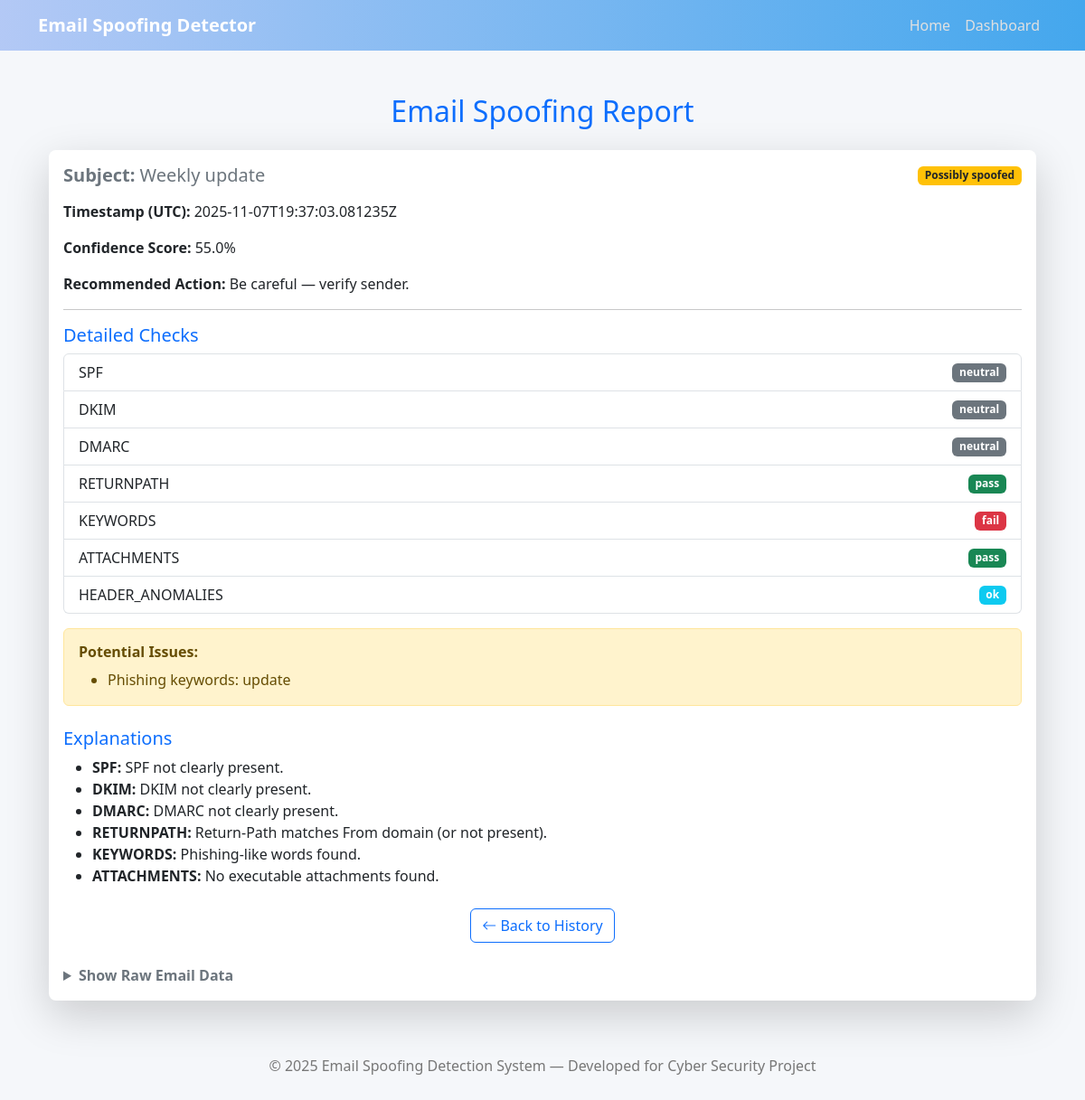
/report/26, run on the app's committed database.
### tables this page shows
CREATE TABLE reports (
        id INTEGER PRIMARY KEY AUTOINCREMENT,
        timestamp TEXT,
        subject TEXT,
        verdict TEXT,
        score REAL,
        summary TEXT,
        data TEXT
    );

### app.py (the view)
@app.route('/report/<int:rid>')
def view_report(rid):
    conn = sqlite3.connect(DB_PATH)
    c = conn.cursor()
    c.execute('SELECT data FROM reports WHERE id=?', (rid,))
    row = c.fetchone()
    conn.close()
    if not row:
        abort(404)
    payload = json.loads(row[0])
    headers = payload.get('headers', {})
    analysis = payload.get('analysis', {})
    score = payload.get('score', 0)
    verdict = payload.get('verdict', '')
    action = payload.get('action', '')
    raw = payload.get('raw', '')
    ts = payload.get('timestamp', '')
    return render_template('report.html', id=rid, headers=headers, analysis=analysis,
                           score=score, verdict=verdict, action=action, raw=raw, timestamp=ts)

### templates/report.html (shortened to what this page needs)
{% extends "base.html" %}
{% block content %}
<div class="container mt-5">
    <h2 class="text-center text-primary mb-4"> Email Spoofing Report</h2>
    <div class="card shadow-lg border-0 rounded-3">
        <div class="card-body">
            <div class="d-flex justify-content-between align-items-center mb-3">
                <h5 class="text-secondary mb-0">
                    <strong>Subject:</strong> {{ headers.get('Subject', '-') }}
                </h5>
                <span class="badge
                    {% if verdict == 'Legitimate' %}bg-success
                    {% elif verdict == 'Possibly spoofed' %}bg-warning text-dark
                    {% else %}bg-danger{% endif %}">
                    {{ verdict }}
                </span>
            </div>
            <p><strong>Timestamp (UTC):</strong> {{ timestamp }}</p>
            <p><strong>Confidence Score:</strong> {{ score }}%</p>
            <p><strong>Recommended Action:</strong> {{ action }}</p>
            <hr>
            <h5 class="text-primary mt-3">Detailed Checks</h5>
            <ul class="list-group mb-3">
                {% for key, value in analysis.checks.items() %}
                <li class="list-group-item d-flex justify-content-between align-items-center">
                    {{ key.upper() }}
                    <span class="badge
                        {% if value == 'pass' %}bg-success
                        {% elif value == 'fail' %}bg-danger
                        {% elif value == 'neutral' %}bg-secondary
                        {% else %}bg-info{% endif %}">
                        {{ value }}
                    </span>
                </li>
                {% endfor %}
            </ul>
            {% if analysis.reasons %}
            <div class="alert alert-warning">
                <h6 class="fw-bold mb-2">Potential Issues:</h6>
                <ul class="mb-0">
                    {% for reason in analysis.reasons %}
                    <li>{{ reason }}</li>
                    {% endfor %}
                </ul>
            </div>
            {% endif %}
            {% if analysis.explanations %}
            <h5 class="text-primary mt-4">Explanations</h5>
            <ul>
                {% for k, v in analysis.explanations.items() %}
                <li><strong>{{ k.upper() }}:</strong> {{ v }}</li>
                {% endfor %}
            </ul>
            {% endif %}
            <div class="mt-4 text-center">
                <a href="{{ url_for('reports_list') }}" class="btn btn-outline-primary">
                    <i class="bi bi-arrow-left"></i> Back to History
                </a>
            </div>
            <details class="mt-4">
                <summary class="fw-bold text-secondary cursor-pointer">Show Raw Email Data</summary>
            </details>
        </div>
    </div>
</div>
{% endblock %}

### templates/base.html (style rules this page uses)
body { background-color: #f5f7fa; font-family: "Segoe UI", sans-serif; }

### data on the page
reports: get "Weekly update", verdict "Possibly spoofed", summary "Phishing keywords: update"

### other printed values
{{ timestamp }} "2025-11-07T19:37:03.081235Z"
{{ score }} "55.0"
{{ action }} "Be careful — verify sender."
{{ key.upper() }} "SPF" "DKIM" "DMARC" "RETURNPATH" "KEYWORDS" "ATTACHMENTS" "HEADER_ANOMALIES"
{{ value }} "neutral" "neutral" "neutral" "pass" "fail" "pass" "ok"
{{ k.upper() }} "SPF" "DKIM" "DMARC" "RETURNPATH" "KEYWORDS" "ATTACHMENTS"
{{ v }} "SPF not clearly present." "DKIM not clearly present." "DMARC not clearly present." "Return-Path matches From domain (or not present)." "Phishing-like words found." "No executable attachments found."
